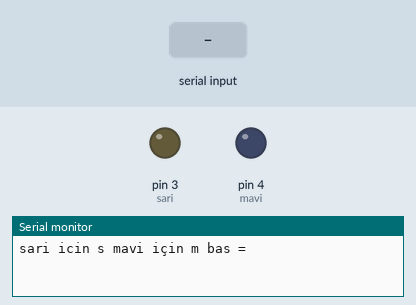
Bench run of a sketch on a simulated Arduino Uno, built with avr-gcc and run on an emulated ATmega328P. On the bench: output pins drawn as LEDs (lit = HIGH), the last lines printed to the serial monitor. Inputs (shaded band) come from the test bench.

Above: at 1.2 s.
1.3 s: "s" received over Serial
At 3.4 s:
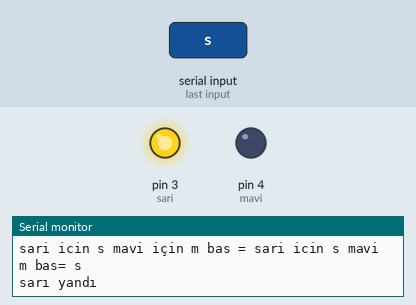
3.8 s: "m" received over Serial
At 7.7 s:
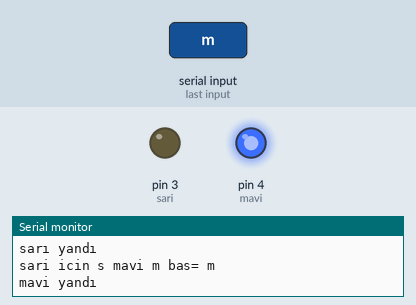
Timing chart, 0 to 10.8 s (numbered marks = the images above; inputs shaded):
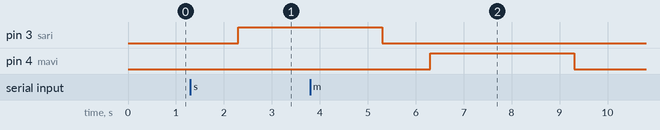

The sketch:

sketch_dec32a.ino
```cpp
int sari = 3;
int mavi = 4;
String girilen ="";


void setup() {
  // put your setup code here, to run once:
 Serial.begin(9600);
 pinMode(sari,OUTPUT);
 pinMode(mavi,OUTPUT);
 Serial.print("sari icin s mavi için m bas = ");
}

void loop() {
  // put your main code here, to run repeatedly:
 if(Serial.available()){
  girilen=Serial.readString();
  Serial.print("sari icin s mavi m bas= ");
  Serial.println(girilen);
  if(girilen=="s"){

  Serial.println("sarı yandı");
  digitalWrite(sari,1);
  delay(3000);
  digitalWrite(sari,0);
    }
  if(girilen=="m"){

  Serial.println("mavi yandı");
  digitalWrite(mavi,1);
  delay(3000);
  digitalWrite(mavi,0);

  if(girilen=="i"){
    digitalWrite(sari,1);
    digitalWrite(mavi,1);
    delay(1000);
    digitalWrite(sari,0);
    digitalWrite(mavi,0);

  }
    }
  }
}
```

Measured:
- after the input at 1.3 s, pin 3 (sari): LOW → HIGH after 1.0 s
- after the input at 3.8 s, pin 4 (mavi): LOW → HIGH after 2.5 s, → LOW 3.0 s later
